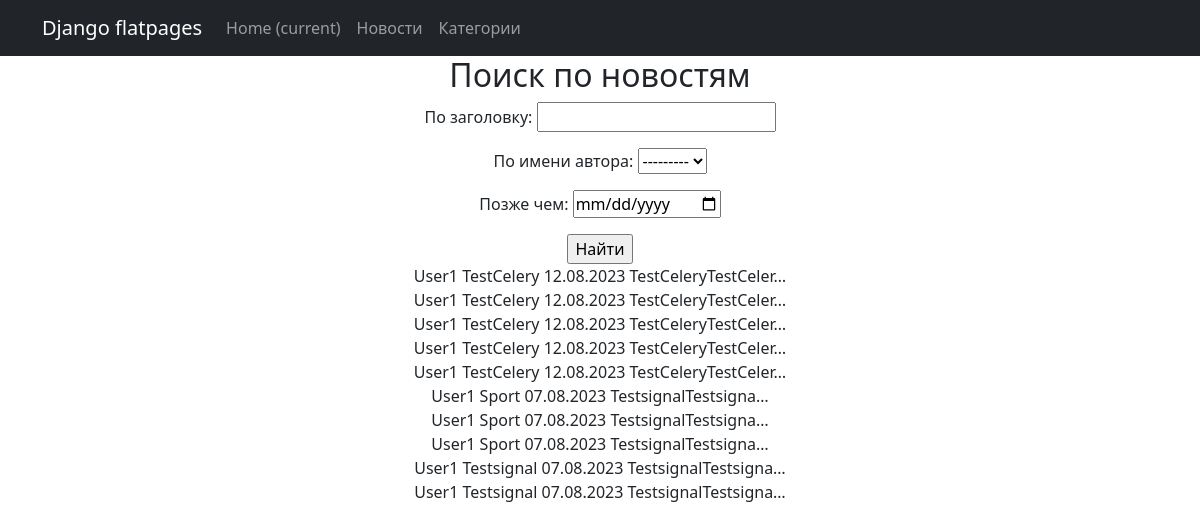
The app's page /news/search/ with its own data.
### NewsPortal/models.py (models this page shows, shortened)
class Post(models.Model):
    post_author = models.ForeignKey(Author, on_delete=models.CASCADE)
    post_choice = models.CharField(max_length=2, choices=POSITIONS)
    post_time_in = models.DateTimeField(auto_now_add=True)
    post_link = models.ManyToManyField(Category, "PostCategory")
    post_header = models.CharField(max_length=255)
    post_text = models.TextField()
    rating = models.FloatField(default=0.0)
    def __str__(self):
        dataf = 'Post from {}'.format(self.post_time_in.strftime('%d.%m.%Y %H:%M'))
        return f"{dataf},{self.post_author},{self.post_header}"

class Author(models.Model):
    user = models.OneToOneField(User, on_delete=models.CASCADE)
    author_rating = models.FloatField(default=0.0)
    def __str__(self):
        return f"{self.user}"

### NewsPortal/views.py (the view)
# urls.py: path('search/', NewsSearch.as_view(), name='post_search'),
class NewsSearch(ListView):
    model = Post
    template_name = 'post_search.html'
    context_object_name = 'post_search'
    ordering = ['-post_time_in']
    paginate_by = 10
    def get_queryset(self):
        queryset = super().get_queryset()
        self.filterset = NewsFilter(self.request.GET, queryset)
        return self.filterset.qs
    def get_context_data(self, **kwargs):
        context = super().get_context_data(**kwargs)
        context['filterset'] = self.filterset
        pprint(context)
        return context

### templates/post_search.html (shortened to what this page needs)
{% extends 'flatpages/default.html' %}
{% block content %}
    <h2>Поиск по новостям</h2>
    <form action="" method="get">
        {{ filterset.form.as_p }}
        <input type="submit" value="Найти"/>
    </form>
    {% for event in post_search %}
     <div>
         {{ event.post_author.user.username }}
         {{ event.post_header }}
         {{ event.post_time_in|date:'d.m.Y' }}
         {{ event.post_text|truncatechars:20 }}
     </div>
    {% endfor %}
{% endblock content %}

### templates/flatpages/default.html (shortened to what this page needs)
<!DOCTYPE html>
<html lang="en">
    <head>
        {% load static %}
        <link href="css/styles.css" rel="stylesheet" />
		<link href="{% static 'css/styles.css' %}" rel="stylesheet" />
    </head>
    <body>
        <nav class="navbar navbar-expand-lg navbar-dark bg-dark static-top">
   <div class="container">
       <a class="navbar-brand" href="#">Django flatpages</a>
       <div class="collapse navbar-collapse" id="navbarResponsive">
           <ul class="navbar-nav ml-auto">
               <li class="nav-item active">
                   <a class="nav-link" href="#">Home
                       <span class="sr-only">(current)</span>
                   </a>
               </li>
               <li class="nav-item">
                   <a class="nav-link" href="/news/">Новости</a>
               </li>
               <li class="nav-item">
                   <a class="nav-link" href="/news/categories/1/">Категории</a>
               </li>
           </ul>
       </div>
   </div>
</nav>
		<div class="container">
			<div class="row">
				<div class="col-lg-12 text-center">
					{% block content %}{% endblock content %}
       </div>
   </div>
</div>
    </body>
</html>

### records on screen
Post: post_author.user.username "User1", post_header "TestCelery", post_time_in "12.08.2023", post_text "TestCeleryTestCeler…"
Post: post_author.user.username "User1", post_header "TestCelery", post_time_in "12.08.2023", post_text "TestCeleryTestCeler…"
Post: post_author.user.username "User1", post_header "TestCelery", post_time_in "12.08.2023", post_text "TestCeleryTestCeler…"
Post: post_author.user.username "User1", post_header "TestCelery", post_time_in "12.08.2023", post_text "TestCeleryTestCeler…"
Post: post_author.user.username "User1", post_header "TestCelery", post_time_in "12.08.2023", post_text "TestCeleryTestCeler…"
Post: post_author.user.username "User1", post_header "Sport", post_time_in "07.08.2023", post_text "TestsignalTestsigna…"
Post: post_author.user.username "User1", post_header "Sport", post_time_in "07.08.2023", post_text "TestsignalTestsigna…"
Post: post_author.user.username "User1", post_header "Sport", post_time_in "07.08.2023", post_text "TestsignalTestsigna…"
Post: post_author.user.username "User1", post_header "Testsignal", post_time_in "07.08.2023", post_text "TestsignalTestsigna…"
Post: post_author.user.username "User1", post_header "Testsignal", post_time_in "07.08.2023", post_text "TestsignalTestsigna…"
